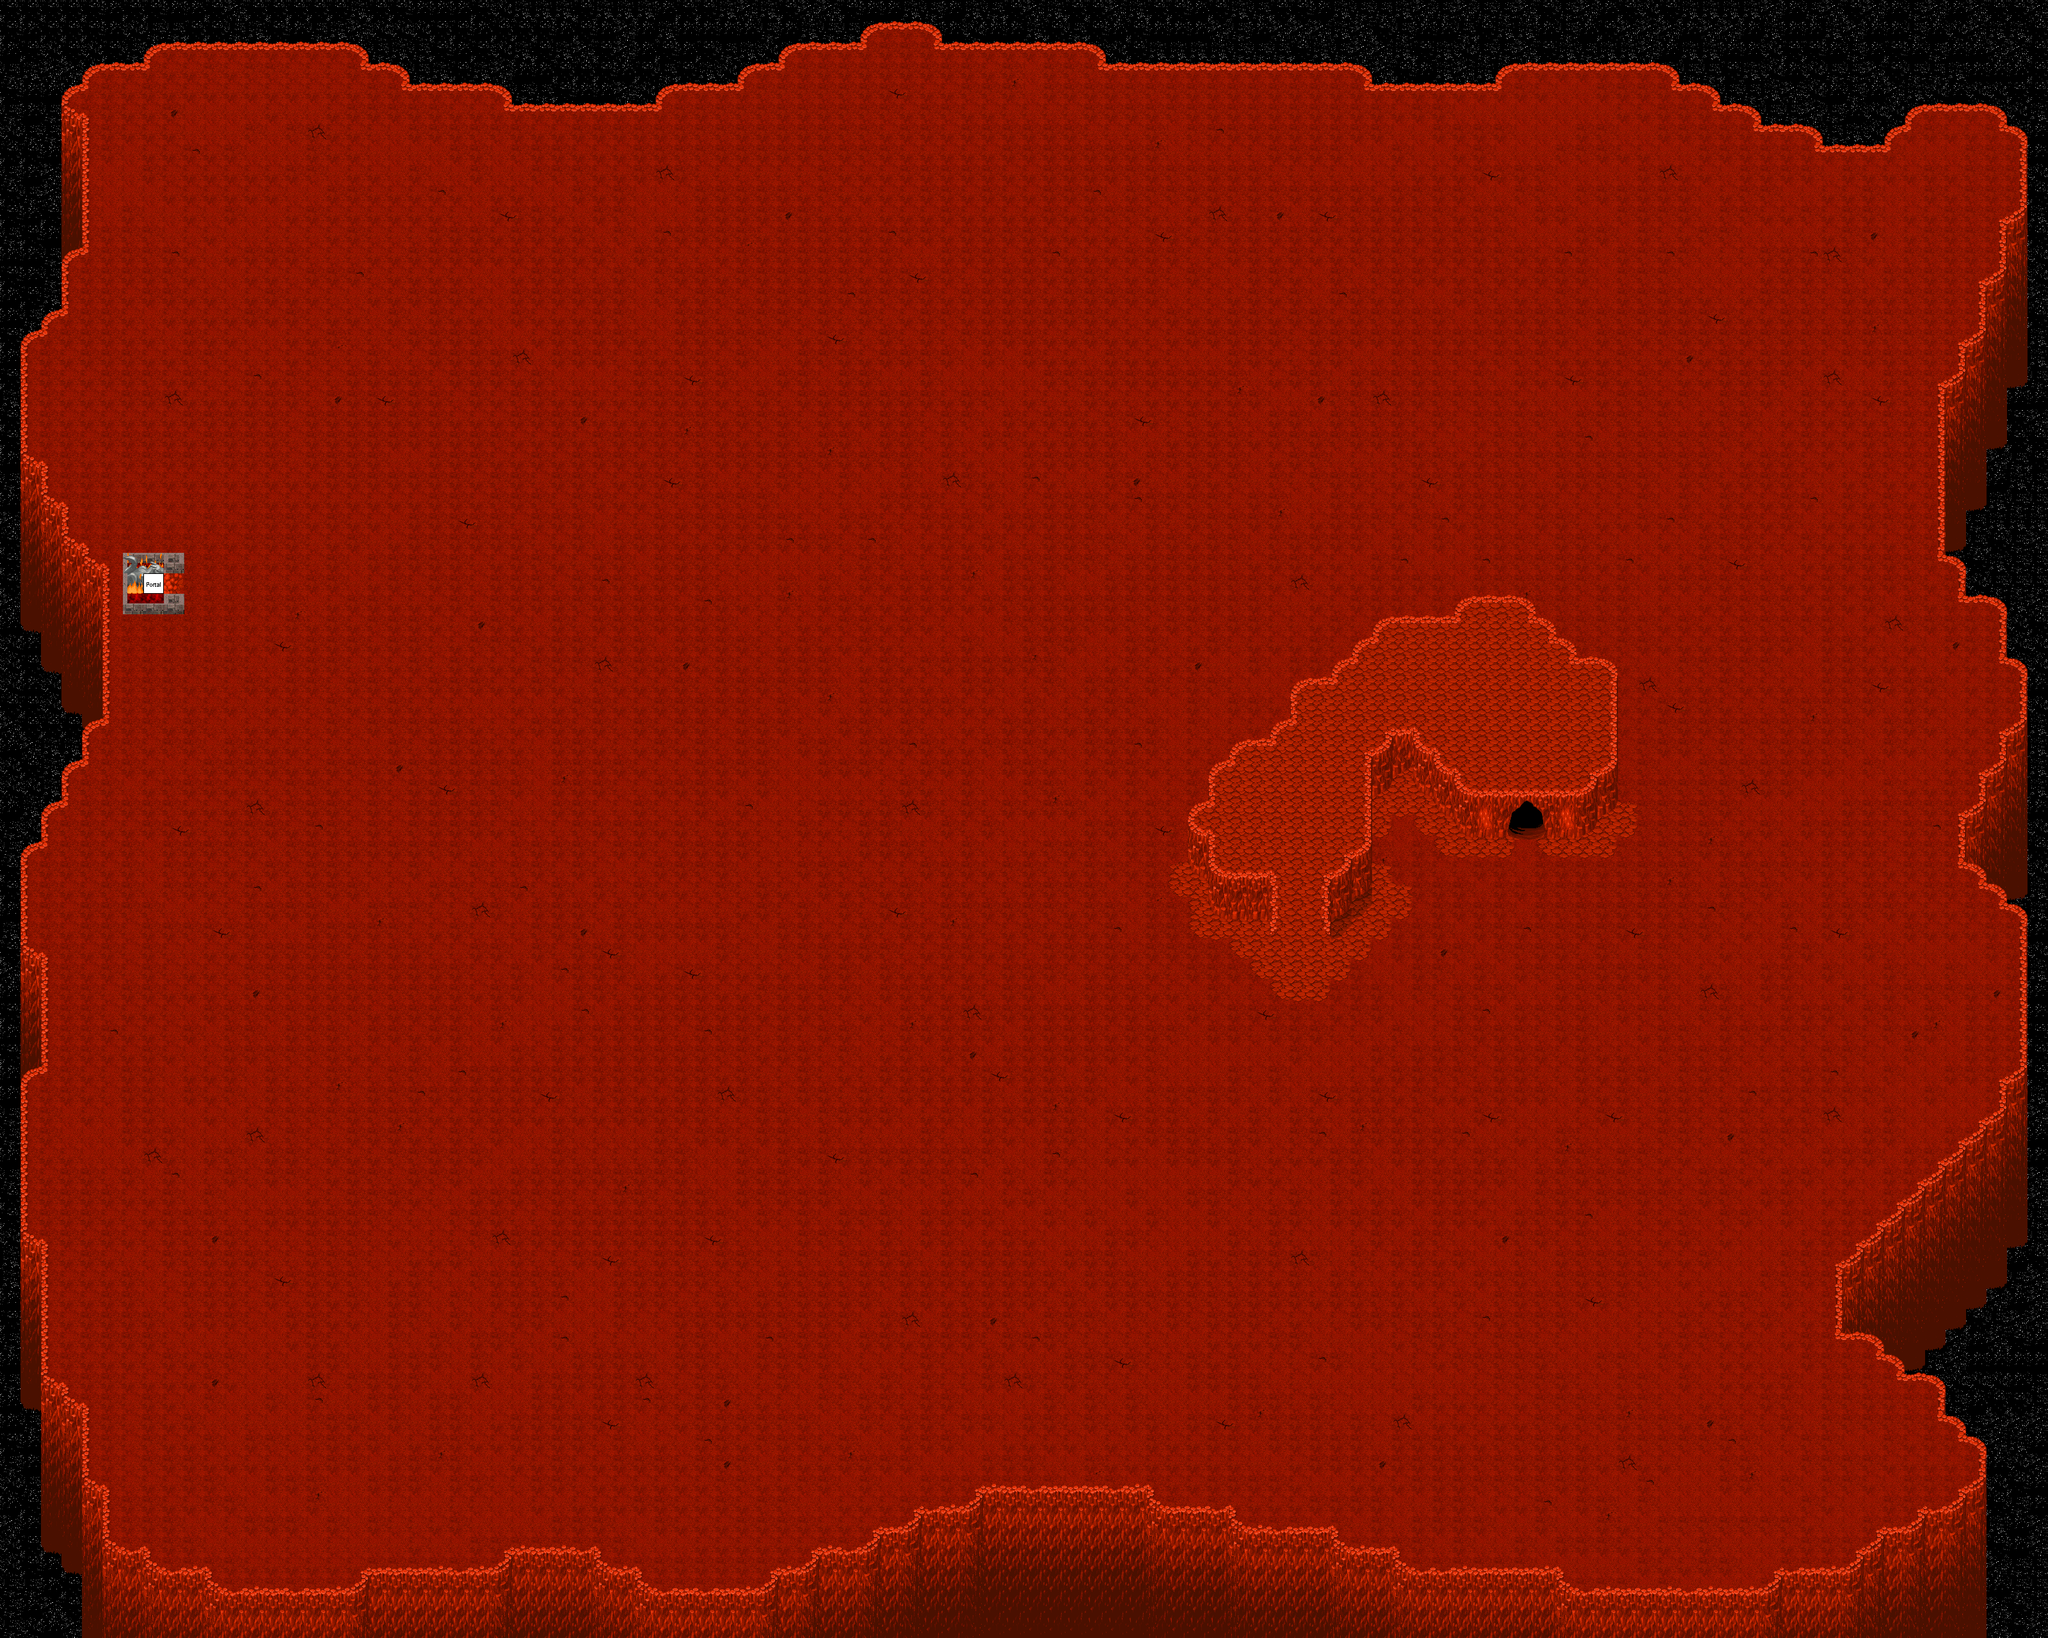

This is a level from a 2D game, rendered from its Tiled map with the project's own tilesets. A one-line summary and the map file follow, with tile-layer data summarised:
An orthogonal 100x80 tile map with 32x32 px tiles, 7 tile layers (0_floor, 1_terrain, 2_object, 3_roof, ...), 1 hidden layer not drawn, 12 tilesets.

<map version="0.99b" orientation="orthogonal" width="100" height="80" tilewidth="32" tileheight="32">
 <tileset name="..\tileset\logic\portal.png" firstgid="1" tilewidth="32" tileheight="32">
  <image source="../../tileset/logic/portal.png" />
 </tileset>
 <tileset name="..\tileset\logic\collision.png" firstgid="8" tilewidth="32" tileheight="32">
  <image source="../../tileset/logic/collision.png" />
 </tileset>
 <tileset name="..\tileset\item\statue\warlock.png" firstgid="9" tilewidth="32" tileheight="32">
  <image source="../../tileset/item/statue/warlock.png" />
 </tileset>
 <tileset name="..\tileset\building\decoration\floor_sparkle.png" firstgid="13" tilewidth="32" tileheight="32">
  <image source="../../tileset/building/decoration/floor_sparkle.png" />
 </tileset>
 <tileset name="..\tileset\furniture\light\lights_candle.png" firstgid="31" tilewidth="32" tileheight="32">
  <image source="../../tileset/furniture/light/lights_candle.png" />
 </tileset>
 <tileset name="..\tileset\furniture\light\flames.png" firstgid="67" tilewidth="32" tileheight="32">
  <image source="../../tileset/furniture/light/flames.png" />
 </tileset>
 <tileset name="..\tileset\ground\fire\flames.png" firstgid="73" tilewidth="32" tileheight="32">
  <image source="../../tileset/ground/fire/flames.png" />
 </tileset>
 <tileset name="..\tileset\building\decoration\fireplace_2.png" firstgid="75" tilewidth="32" tileheight="32">
  <image source="../../tileset/building/decoration/fireplace_2.png" />
 </tileset>
 <tileset name="..\tileset\ground\fire\fire.png" firstgid="84" tilewidth="32" tileheight="32">
  <image source="../../tileset/ground/fire/fire.png" />
 </tileset>
 <tileset name="..\tileset\item\statue\stone_dragon.png" firstgid="111" tilewidth="32" tileheight="32">
  <image source="../../tileset/item/statue/stone_dragon.png" />
 </tileset>
 <tileset name="..\tileset\sky\stars.png" firstgid="119" tilewidth="32" tileheight="32">
  <image source="../../tileset/sky/stars.png" />
 </tileset>
 <tileset name="..\tileset\ground\rock\hell.png" firstgid="125" tilewidth="32" tileheight="32">
  <image source="../../tileset/ground/rock/hell.png" />
 </tileset>
 <layer name="0_floor" width="100" height="80">
  <data>[8000 cells, 7994 non-empty, 30 distinct tile ids]</data>
 </layer>
 <layer name="1_terrain" width="100" height="80">
  <data>[8000 cells, 1112 non-empty, 79 distinct tile ids]</data>
 </layer>
 <layer name="2_object" width="100" height="80">
  <data>[8000 cells, 13 non-empty, 12 distinct tile ids]</data>
 </layer>
 <layer name="3_roof" width="100" height="80">
  <data>[8000 cells, 4 non-empty, 4 distinct tile ids]</data>
 </layer>
 <layer name="4_roof_add" width="100" height="80">
  <data>[8000 cells, 3 non-empty, 3 distinct tile ids]</data>
 </layer>
 <layer name="objects" width="100" height="80">
  <data>[8000 cells, 1 non-empty, 1 distinct tile ids]</data>
 </layer>
 <layer name="collision" width="100" height="80" visible="0" opacity="0.54">
  <data>[8000 cells, 1322 non-empty, 1 distinct tile ids]</data>
 </layer>
 <layer name="protection" width="100" height="80">
  <data>[8000 cells, 0 non-empty, 0 distinct tile ids]</data>
 </layer>
</map>
